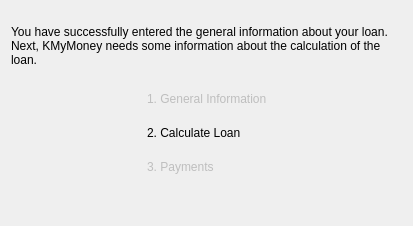
<?xml version="1.0" encoding="UTF-8"?>
<ui version="4.0">
 <class>NewCalculateLoanWizardPageDecl</class>
 <widget class="QWizardPage" name="NewCalculateLoanWizardPageDecl">
  <attribute name="title">
    <string>Calculate Loan</string>
  </attribute>
  <layout class="QVBoxLayout">
    <property name="margin">
      <number>11</number>
    </property>
    <property name="spacing">
      <number>6</number>
    </property>
    <item>
      <widget class="QLabel" name="TextLabel2_2_2">
        <property name="text">
          <string>
You have successfully entered the general information about your loan. Next, KMyMoney needs some information about the calculation of the loan.</string>
        </property>
        <property name="alignment">
          <set>Qt::AlignTop</set>
        </property>
        <property name="wordWrap">
          <bool>true</bool>
        </property>
      </widget>
    </item>
    <item>
      <spacer name="Spacer10_2">
        <property name="sizeHint">
          <size>
            <width>0</width>
            <height>19</height>
          </size>
        </property>
        <property name="sizeType">
          <enum>QSizePolicy::Expanding</enum>
        </property>
        <property name="orientation">
          <enum>Qt::Vertical</enum>
        </property>
      </spacer>
    </item>
    <item>
      <layout class="QHBoxLayout">
        <property name="margin">
          <number>0</number>
        </property>
        <property name="spacing">
          <number>6</number>
        </property>
        <item>
          <spacer name="Spacer8_2">
            <property name="sizeHint">
              <size>
                <width>136</width>
                <height>0</height>
              </size>
            </property>
            <property name="sizeType">
              <enum>QSizePolicy::Expanding</enum>
            </property>
            <property name="orientation">
              <enum>Qt::Horizontal</enum>
            </property>
          </spacer>
        </item>
        <item>
          <layout class="QVBoxLayout">
            <property name="margin">
              <number>0</number>
            </property>
            <property name="spacing">
              <number>6</number>
            </property>
            <item>
              <widget class="QLabel" name="TextLabel3_4">
                <property name="enabled">
                  <bool>false</bool>
                </property>
                <property name="text">
                  <string>1. General Information</string>
                </property>
                <property name="alignment">
                  <set>Qt::AlignTop</set>
                </property>
                <property name="wordWrap">
                  <bool>false</bool>
                </property>
              </widget>
            </item>
            <item>
              <widget class="QLabel" name="TextLabel4_3_2">
                <property name="text">
                  <string>
2. Calculate Loan</string>
                </property>
                <property name="wordWrap">
                  <bool>false</bool>
                </property>
              </widget>
            </item>
            <item>
              <widget class="QLabel" name="TextLabel4_3">
                <property name="enabled">
                  <bool>false</bool>
                </property>
                <property name="text">
                  <string>
3. Payments</string>
                </property>
                <property name="wordWrap">
                  <bool>false</bool>
                </property>
              </widget>
            </item>
            <item>
              <spacer name="Spacer7_2">
                <property name="sizeHint">
                  <size>
                    <width>0</width>
                    <height>18</height>
                  </size>
                </property>
                <property name="sizeType">
                  <enum>QSizePolicy::Expanding</enum>
                </property>
                <property name="orientation">
                  <enum>Qt::Vertical</enum>
                </property>
              </spacer>
            </item>
          </layout>
        </item>
        <item>
          <spacer name="Spacer9_2">
            <property name="sizeHint">
              <size>
                <width>135</width>
                <height>0</height>
              </size>
            </property>
            <property name="sizeType">
              <enum>QSizePolicy::Expanding</enum>
            </property>
            <property name="orientation">
              <enum>Qt::Horizontal</enum>
            </property>
          </spacer>
        </item>
      </layout>
    </item>
    <item>
      <spacer name="Spacer51">
        <property name="sizeHint">
          <size>
            <width>0</width>
            <height>23</height>
          </size>
        </property>
        <property name="sizeType">
          <enum>QSizePolicy::Expanding</enum>
        </property>
        <property name="orientation">
          <enum>Qt::Vertical</enum>
        </property>
      </spacer>
    </item>
  </layout>
 </widget>
 <resources/>
 <connections/>
 <customwidgets>
 </customwidgets>
 <tabstops>
 </tabstops>
</ui>
